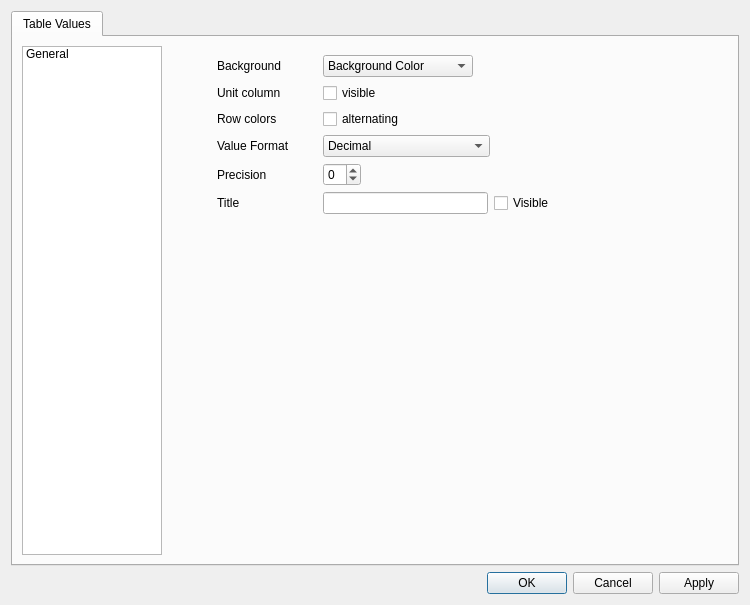
<?xml version="1.0" encoding="UTF-8"?>
<ui version="4.0">
 <class>TableValuesEditor</class>
 <widget class="QDialog" name="TableValuesEditor">
  <property name="geometry">
   <rect>
    <x>0</x>
    <y>0</y>
    <width>750</width>
    <height>605</height>
   </rect>
  </property>
  <property name="minimumSize">
   <size>
    <width>750</width>
    <height>550</height>
   </size>
  </property>
  <property name="windowTitle">
   <string>Table Values</string>
  </property>
  <layout class="QVBoxLayout" name="verticalLayout_2">
   <item>
    <widget class="QTabWidget" name="tabWidget">
     <property name="currentIndex">
      <number>0</number>
     </property>
     <widget class="QWidget" name="tab">
      <attribute name="title">
       <string>Table Values</string>
      </attribute>
      <layout class="QHBoxLayout" name="horizontalLayout_4">
       <item>
        <widget class="QListWidget" name="listWidget">
         <property name="minimumSize">
          <size>
           <width>140</width>
           <height>0</height>
          </size>
         </property>
         <property name="maximumSize">
          <size>
           <width>140</width>
           <height>16777215</height>
          </size>
         </property>
         <property name="editTriggers">
          <set>QAbstractItemView::NoEditTriggers</set>
         </property>
         <property name="currentRow">
          <number>-1</number>
         </property>
         <item>
          <property name="text">
           <string>General</string>
          </property>
         </item>
        </widget>
       </item>
       <item>
        <widget class="QStackedWidget" name="stackedWidget">
         <widget class="QWidget" name="page">
          <layout class="QVBoxLayout" name="verticalLayout">
           <item>
            <layout class="QHBoxLayout" name="horizontalLayout_9">
             <item>
              <spacer name="horizontalSpacer_4">
               <property name="orientation">
                <enum>Qt::Horizontal</enum>
               </property>
               <property name="sizeType">
                <enum>QSizePolicy::Fixed</enum>
               </property>
               <property name="sizeHint" stdset="0">
                <size>
                 <width>40</width>
                 <height>20</height>
                </size>
               </property>
              </spacer>
             </item>
             <item>
              <widget class="QLabel" name="label_8">
               <property name="minimumSize">
                <size>
                 <width>100</width>
                 <height>0</height>
                </size>
               </property>
               <property name="text">
                <string>Background</string>
               </property>
              </widget>
             </item>
             <item>
              <widget class="QComboBox" name="backgroundComboBox">
               <property name="minimumSize">
                <size>
                 <width>150</width>
                 <height>0</height>
                </size>
               </property>
               <item>
                <property name="text">
                 <string>Background Color</string>
                </property>
               </item>
               <item>
                <property name="text">
                 <string>Transparent</string>
                </property>
               </item>
              </widget>
             </item>
             <item>
              <spacer name="horizontalSpacer_6">
               <property name="orientation">
                <enum>Qt::Horizontal</enum>
               </property>
               <property name="sizeHint" stdset="0">
                <size>
                 <width>40</width>
                 <height>20</height>
                </size>
               </property>
              </spacer>
             </item>
            </layout>
           </item>
           <item>
            <layout class="QHBoxLayout" name="horizontalLayout">
             <property name="topMargin">
              <number>0</number>
             </property>
             <item>
              <spacer name="horizontalSpacer_2">
               <property name="orientation">
                <enum>Qt::Horizontal</enum>
               </property>
               <property name="sizeType">
                <enum>QSizePolicy::Fixed</enum>
               </property>
               <property name="sizeHint" stdset="0">
                <size>
                 <width>40</width>
                 <height>20</height>
                </size>
               </property>
              </spacer>
             </item>
             <item>
              <widget class="QLabel" name="label">
               <property name="minimumSize">
                <size>
                 <width>100</width>
                 <height>0</height>
                </size>
               </property>
               <property name="text">
                <string>Unit column</string>
               </property>
              </widget>
             </item>
             <item>
              <widget class="QCheckBox" name="unitVisibleCheckBox">
               <property name="text">
                <string>visible</string>
               </property>
              </widget>
             </item>
             <item>
              <spacer name="horizontalSpacer">
               <property name="orientation">
                <enum>Qt::Horizontal</enum>
               </property>
               <property name="sizeHint" stdset="0">
                <size>
                 <width>40</width>
                 <height>20</height>
                </size>
               </property>
              </spacer>
             </item>
            </layout>
           </item>
           <item>
            <layout class="QHBoxLayout" name="horizontalLayout_2">
             <property name="topMargin">
              <number>0</number>
             </property>
             <item>
              <spacer name="horizontalSpacer_5">
               <property name="orientation">
                <enum>Qt::Horizontal</enum>
               </property>
               <property name="sizeType">
                <enum>QSizePolicy::Fixed</enum>
               </property>
               <property name="sizeHint" stdset="0">
                <size>
                 <width>40</width>
                 <height>20</height>
                </size>
               </property>
              </spacer>
             </item>
             <item>
              <widget class="QLabel" name="label_2">
               <property name="minimumSize">
                <size>
                 <width>100</width>
                 <height>0</height>
                </size>
               </property>
               <property name="text">
                <string>Row colors</string>
               </property>
              </widget>
             </item>
             <item>
              <widget class="QCheckBox" name="alternatingRowColorsCheckBox">
               <property name="text">
                <string>alternating</string>
               </property>
              </widget>
             </item>
             <item>
              <spacer name="horizontalSpacer_3">
               <property name="orientation">
                <enum>Qt::Horizontal</enum>
               </property>
               <property name="sizeHint" stdset="0">
                <size>
                 <width>40</width>
                 <height>20</height>
                </size>
               </property>
              </spacer>
             </item>
            </layout>
           </item>
           <item>
            <layout class="QHBoxLayout" name="horizontalLayout_3">
             <property name="topMargin">
              <number>0</number>
             </property>
             <item>
              <spacer name="horizontalSpacer_8">
               <property name="orientation">
                <enum>Qt::Horizontal</enum>
               </property>
               <property name="sizeType">
                <enum>QSizePolicy::Fixed</enum>
               </property>
               <property name="sizeHint" stdset="0">
                <size>
                 <width>40</width>
                 <height>20</height>
                </size>
               </property>
              </spacer>
             </item>
             <item>
              <widget class="QLabel" name="label_3">
               <property name="minimumSize">
                <size>
                 <width>100</width>
                 <height>0</height>
                </size>
               </property>
               <property name="text">
                <string>Value Format</string>
               </property>
              </widget>
             </item>
             <item>
              <widget class="QComboBox" name="valueFormatComboBox">
               <property name="minimumSize">
                <size>
                 <width>150</width>
                 <height>0</height>
                </size>
               </property>
               <item>
                <property name="text">
                 <string>Decimal</string>
                </property>
               </item>
               <item>
                <property name="text">
                 <string>Hexadecimal 32bits</string>
                </property>
               </item>
               <item>
                <property name="text">
                 <string>Hexadecimal 16bits LSB</string>
                </property>
               </item>
               <item>
                <property name="text">
                 <string>Hexadecimal 16bits MSB</string>
                </property>
               </item>
               <item>
                <property name="text">
                 <string>Time from secs</string>
                </property>
               </item>
              </widget>
             </item>
             <item>
              <spacer name="horizontalSpacer_7">
               <property name="orientation">
                <enum>Qt::Horizontal</enum>
               </property>
               <property name="sizeHint" stdset="0">
                <size>
                 <width>40</width>
                 <height>20</height>
                </size>
               </property>
              </spacer>
             </item>
            </layout>
           </item>
           <item>
            <layout class="QHBoxLayout" name="horizontalLayout_5">
             <property name="topMargin">
              <number>0</number>
             </property>
             <item>
              <spacer name="horizontalSpacer_10">
               <property name="orientation">
                <enum>Qt::Horizontal</enum>
               </property>
               <property name="sizeType">
                <enum>QSizePolicy::Fixed</enum>
               </property>
               <property name="sizeHint" stdset="0">
                <size>
                 <width>40</width>
                 <height>20</height>
                </size>
               </property>
              </spacer>
             </item>
             <item>
              <widget class="QLabel" name="label_4">
               <property name="minimumSize">
                <size>
                 <width>100</width>
                 <height>0</height>
                </size>
               </property>
               <property name="text">
                <string>Precision</string>
               </property>
              </widget>
             </item>
             <item>
              <widget class="QSpinBox" name="precisionSpinBox">
               <property name="minimum">
                <number>-1</number>
               </property>
               <property name="maximum">
                <number>4</number>
               </property>
              </widget>
             </item>
             <item>
              <spacer name="horizontalSpacer_9">
               <property name="orientation">
                <enum>Qt::Horizontal</enum>
               </property>
               <property name="sizeHint" stdset="0">
                <size>
                 <width>40</width>
                 <height>20</height>
                </size>
               </property>
              </spacer>
             </item>
            </layout>
           </item>
           <item>
            <layout class="QHBoxLayout" name="horizontalLayout_6">
             <property name="topMargin">
              <number>0</number>
             </property>
             <item>
              <spacer name="horizontalSpacer_12">
               <property name="orientation">
                <enum>Qt::Horizontal</enum>
               </property>
               <property name="sizeType">
                <enum>QSizePolicy::Fixed</enum>
               </property>
               <property name="sizeHint" stdset="0">
                <size>
                 <width>40</width>
                 <height>20</height>
                </size>
               </property>
              </spacer>
             </item>
             <item>
              <widget class="QLabel" name="label_5">
               <property name="minimumSize">
                <size>
                 <width>100</width>
                 <height>0</height>
                </size>
               </property>
               <property name="text">
                <string>Title</string>
               </property>
              </widget>
             </item>
             <item>
              <widget class="QLineEdit" name="titleLineEdit">
               <property name="minimumSize">
                <size>
                 <width>150</width>
                 <height>0</height>
                </size>
               </property>
              </widget>
             </item>
             <item>
              <widget class="QCheckBox" name="titleVisibleCheckBox">
               <property name="text">
                <string>Visible</string>
               </property>
              </widget>
             </item>
             <item>
              <spacer name="horizontalSpacer_11">
               <property name="orientation">
                <enum>Qt::Horizontal</enum>
               </property>
               <property name="sizeHint" stdset="0">
                <size>
                 <width>40</width>
                 <height>20</height>
                </size>
               </property>
              </spacer>
             </item>
            </layout>
           </item>
           <item>
            <spacer name="verticalSpacer">
             <property name="orientation">
              <enum>Qt::Vertical</enum>
             </property>
             <property name="sizeHint" stdset="0">
              <size>
               <width>20</width>
               <height>40</height>
              </size>
             </property>
            </spacer>
           </item>
          </layout>
         </widget>
         <widget class="QWidget" name="page_2"/>
        </widget>
       </item>
      </layout>
     </widget>
    </widget>
   </item>
   <item>
    <widget class="QDialogButtonBox" name="buttonBox">
     <property name="orientation">
      <enum>Qt::Horizontal</enum>
     </property>
     <property name="standardButtons">
      <set>QDialogButtonBox::Apply|QDialogButtonBox::Cancel|QDialogButtonBox::Ok</set>
     </property>
    </widget>
   </item>
  </layout>
 </widget>
 <resources/>
 <connections>
  <connection>
   <sender>buttonBox</sender>
   <signal>accepted()</signal>
   <receiver>TableValuesEditor</receiver>
   <slot>accept()</slot>
   <hints>
    <hint type="sourcelabel">
     <x>248</x>
     <y>254</y>
    </hint>
    <hint type="destinationlabel">
     <x>157</x>
     <y>274</y>
    </hint>
   </hints>
  </connection>
  <connection>
   <sender>buttonBox</sender>
   <signal>rejected()</signal>
   <receiver>TableValuesEditor</receiver>
   <slot>reject()</slot>
   <hints>
    <hint type="sourcelabel">
     <x>316</x>
     <y>260</y>
    </hint>
    <hint type="destinationlabel">
     <x>286</x>
     <y>274</y>
    </hint>
   </hints>
  </connection>
 </connections>
</ui>
